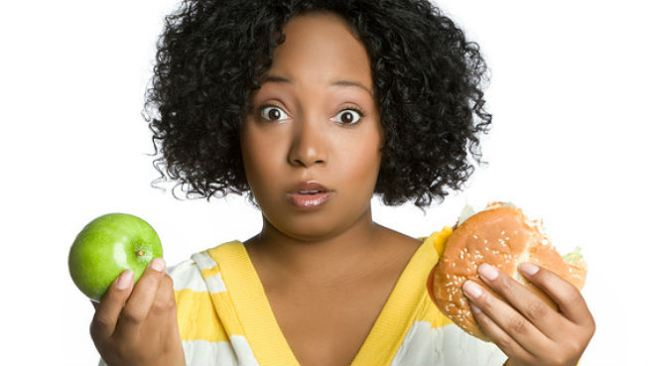
#> input picture Burger_Skin.jpg, 650 x 366 px
$ python -i skinmap.py   (imports and definitions only)
#> lines starting #> are read from the running program, lines starting #| are printed output that depends on the picture; after the words box and inside, x2 and y2 are one past the last pixel; in counts of white or black regions, pixels touching at a corner belong together
import numpy as np
from math import pi
from skimage import exposure
from scipy import ndimage

# [5 lines left out: function getRGB, not called in this run]

def deNoise(image):

    struct1 = ndimage.generate_binary_structure(2, 2)

    #Dilate image
    img_dilated = ndimage.morphology.binary_dilation(image, iterations=1, structure=struct1)
    #Fill holes in the image
    img_filled = ndimage.morphology.binary_fill_holes(img_dilated)
    #Erode image
    img_eroded = ndimage.morphology.binary_erosion(img_filled, iterations = 2, structure = struct1)

    return img_eroded

# [96 lines left out: functions TSL_SkinMap, GrayScale, RGB_SkinMap2, RGB_SkinMap, CbCr_SkinMap, CCCM_SkinMap, not called in this run]


class SkinFilter():
    # [6 lines left out: function __init__, not called in this run]

class Image_Reg():
    def __init__(self,image):
        self.image= image
        self.skin= SkinFilter(self.image)

class Image_HistEq():
    def __init__(self,image):
        self.image= exposure.equalize_hist(image)*255.
        self.skin= SkinFilter(self.image)

class Image_HistEqAdapt():
    def __init__(self,image):
        self.image= exposure.equalize_adapthist(image)*255.
        self.skin= SkinFilter(self.image)

class SetUpImage():
    # [12 lines left out: functions __init__, SkinLikelihood, not called in this run]

def percent_skin(skin_image):
    return np.shape(np.where(skin_image==1.))[1]/float(skin_image.size)

>>> import cv2
>>> picture = cv2.imread('Burger_Skin.jpg', cv2.IMREAD_GRAYSCALE)
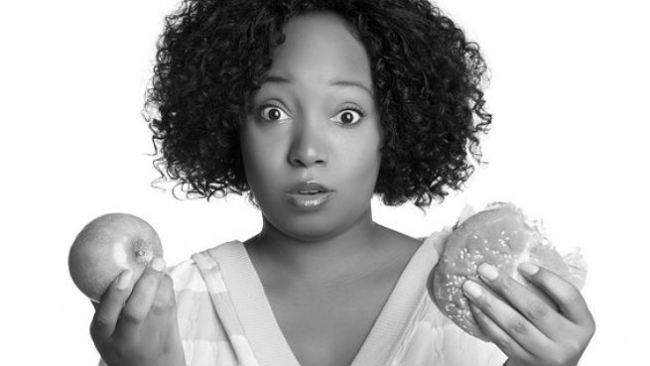
#> picture: shape (366, 650); min 0, max 255, mean 179.3
>>> result = deNoise(picture)
#> in deNoise, `img_dilated = ndimage.morphology.binary_dilation(image, iterations=1, ..`: img_dilated: shape (366, 650) bool; every value is 1
#> in deNoise, `img_eroded = ndimage.morphology.binary_erosion(img_filled, iterations ..`:
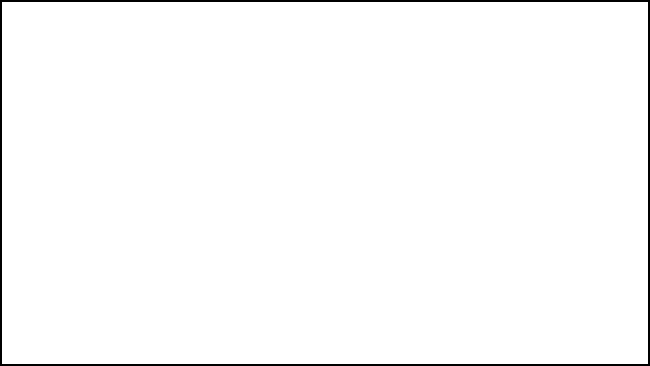
#> img_eroded: shape (366, 650) bool; 98.3% white; 1 black region, box (x1, y1, x2, y2) and area: (0, 0, 650, 366) 4048

$ run again, on Pizza.jpg
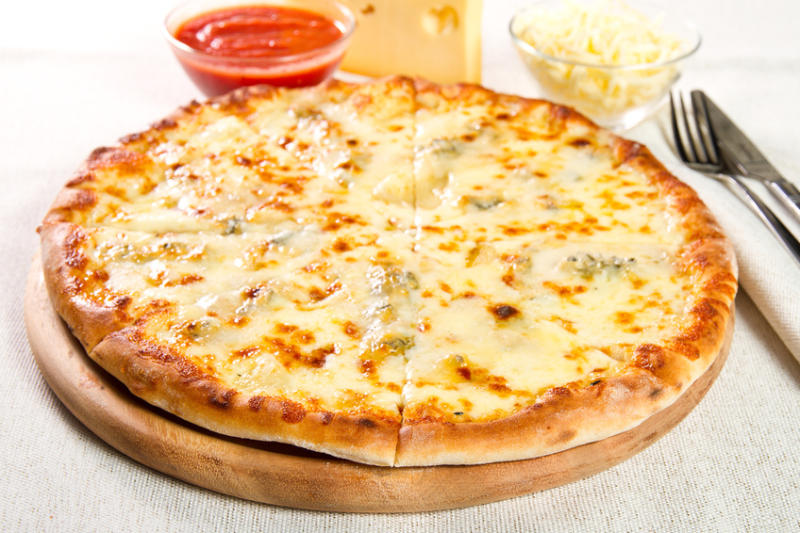
#> input picture Pizza.jpg, 800 x 533 px
#> `picture = cv2.imread('Burger_Skin.jpg', cv2.IMREAD_GRAYSCALE)`:
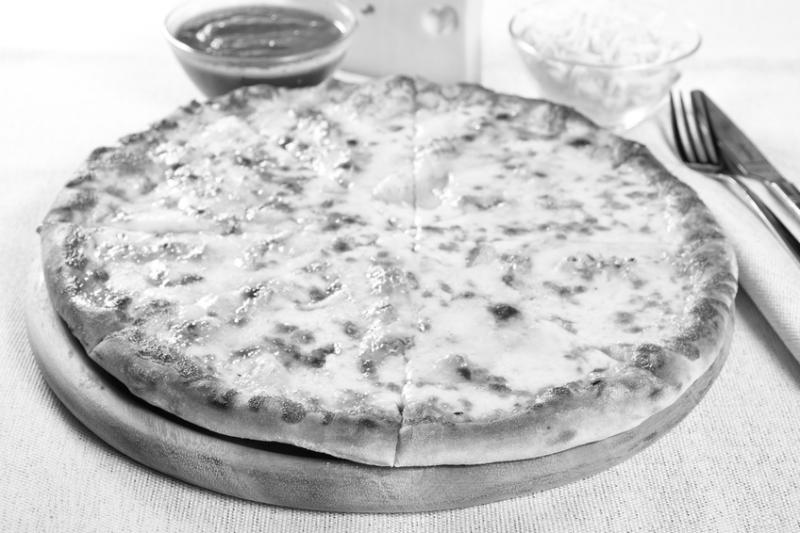
#> picture: shape (533, 800); min 0, max 255, mean 199.7
#> img_dilated: shape (533, 800) bool; every value is 1
#> in deNoise, `img_eroded = ndimage.morphology.binary_erosion(img_filled, iterations ..`:
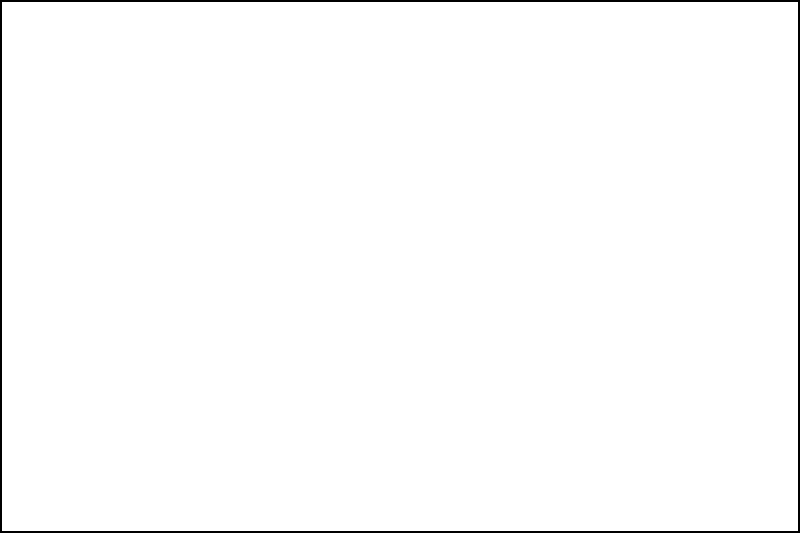
#> img_eroded: shape (533, 800) bool; 98.8% white; 1 black region, box (x1, y1, x2, y2) and area: (0, 0, 800, 533) 5316
